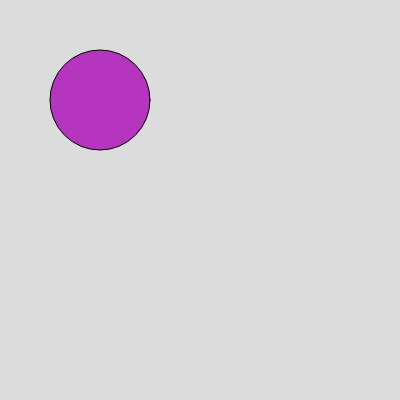
Frame 1 (no input)
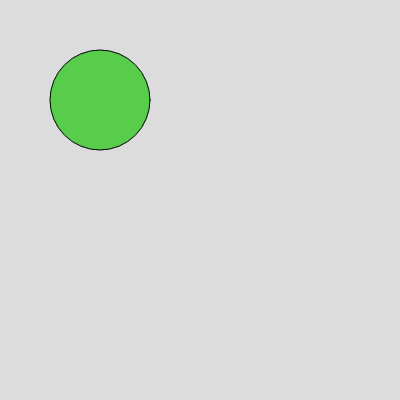
Frame 2 (the mouse pressed at the canvas centre, redrawn once)

The p5.js sketch that drew these frames (run headless with seeded random() and noise() and a simulated clock; the mouse was pressed at the canvas centre and the sketch redrawn once):

// p5.js sketch
// ── sketch.js
function setup() {
  createCanvas(400, 400);
}

function draw() {
  background(220);
  fill(random(255),random(255),random(255))
  ellipse(100,100,100,100)
  //wait(516410000)
  noLoop();
}


function wait(timeout) {
    for(let i=0;i<timeout;i++){
      "f"
    }
}
